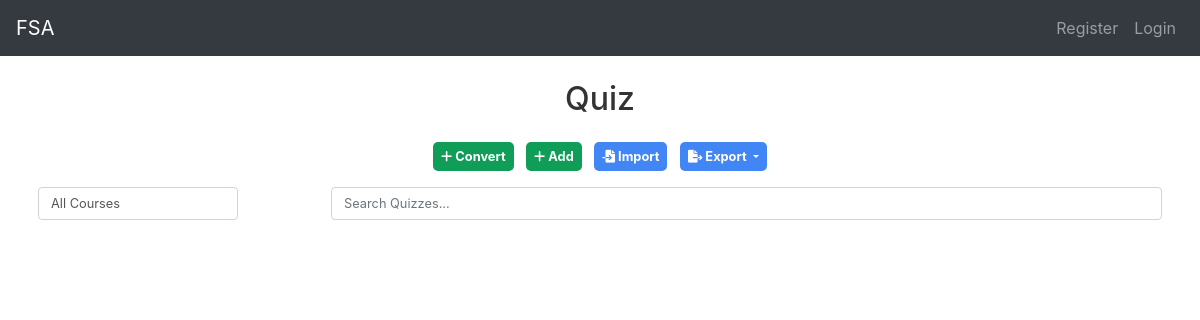
/quiz/, run on an earlier commit of the app's database.
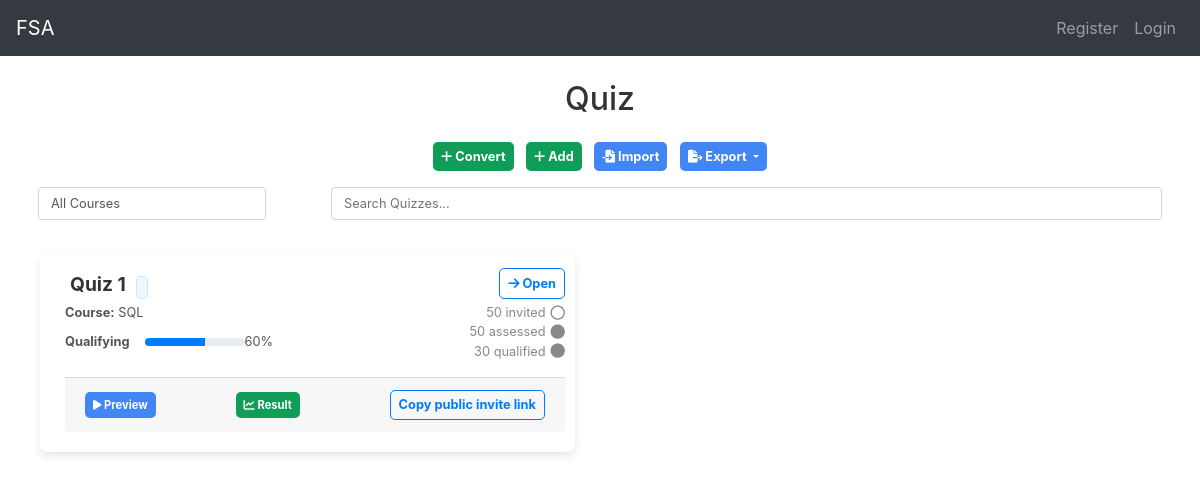
And on a later commit of the database.
### quiz/models.py (models this page shows, shortened)
class Quiz(models.Model):
    course = models.ForeignKey(Course, on_delete=models.CASCADE)
    quiz_title = models.CharField(max_length=255)
    quiz_description = models.TextField(blank=True, null=True)
    total_marks = models.IntegerField()
    time_limit = models.IntegerField(default=60, blank=True)
    created_by = models.ForeignKey(settings.AUTH_USER_MODEL, on_delete=models.SET_NULL, null=True)
    created_at = models.DateTimeField(auto_now_add=True)
    updated_at = models.DateTimeField(auto_now=True)
    start_datetime = models.DateTimeField(null=True, blank=True)
    end_datetime = models.DateTimeField(null=True, blank=True)
    attempts_allowed = models.PositiveIntegerField(default=1)

### course/models.py (models this page shows, shortened)
class Course(models.Model):
    course_name = models.CharField(max_length=255, unique=True)
    course_code = models.CharField(max_length=20, unique=True, blank=True, null=True)
    description = models.TextField(blank=True, null=True)
    creator = models.ForeignKey(settings.AUTH_USER_MODEL, on_delete=models.SET_NULL, null=True, blank=True, related_name='created_courses')
    instructor = models.ForeignKey(settings.AUTH_USER_MODEL, on_delete=models.SET_NULL, null=True, blank=True, related_name='taught_courses')
    published = models.BooleanField(default=True)
    prerequisites = models.ManyToManyField('self', symmetrical=False, blank=True, related_name='is_prerequisite_for')
    tags = models.ManyToManyField('Tag', blank=True, related_name='courses')
    image = models.ImageField(upload_to='course_images/', null=True, blank=True)
    def __str__(self):
        return self.course_name

### quiz/views.py (the view)
# urls.py: path('', views.quiz_list, name='quiz_list'),
def quiz_list(request):
    module_groups = ModuleGroup.objects.all()
    quizzes = Quiz.objects.select_related('course').annotate(question_count=Count('questions')).all().order_by('-created_at')
    courses = Course.objects.all()
    selected_course = request.GET.get('course', '')
    if selected_course:
        quizzes = quizzes.filter(course__id=selected_course)
    invited_count = 50
    assessed_count = 50
    qualified_count = 30  # Hoặc lấy từ cơ sở dữ liệu nếu cần
    qualifying_percentage = (qualified_count / invited_count) * 100 if invited_count > 0 else 0
    qualifying_percentage = f"{int(qualifying_percentage)}"
    context = {
        'module_groups': module_groups,
        'quizzes': quizzes,
        'courses': courses,
        'selected_course': selected_course,
        'invited_count': invited_count,
        'assessed_count': assessed_count,
        'qualified_count': qualified_count,
        'qualifying_percentage': qualifying_percentage,
    }
    return render(request, 'quiz_list.html', context)

### quiz/templates/quiz_list.html (shortened to what the changed rows need)
{% extends "base.html" %}
{% load static %}
{% block content %}
<head>
    <link rel="stylesheet" href="https://stackpath.bootstrapcdn.com/bootstrap/4.5.2/css/bootstrap.min.css">
    <link rel="stylesheet" type="text/css" href="{% static 'styles.css' %}">
</head>
<div class="container mt-4 ">
    <h1 class="mb-4">Quiz</h1>
    <div class="row" id="quizCards">
        {% for quiz in quizzes %}
        <div class="col-md-6">
            <div class="quiz-card">
                <div class="card">
                    <div class="card-body">
                        <div class="title-description d-flex justify-content-between align-items-center">
                            <div>
                                <h5 class="card-title">
                                    <span class="description">{{ quiz.quiz_title }}</span>
                                    <span class="small-description">{{ quiz.quiz_description }}</span>
                                </h5>
                            </div>
                            <a class="btn btn-outline-primary btn-sm" href="{% url 'quiz:quiz_detail' quiz.id %}">
                                <i class="fas fa-arrow-right"></i> Open
                            </a>
                        </div>
                        <div class="stats-container">
                            <div>
                                <p class="card-text"><strong>Course:</strong> {{ quiz.course }}</p>
                                <div class="qualifying">
                                    <small><strong>Qualifying</strong></small>
                                    <div class="progress">
                                        <div class="progress-bar" role="progressbar" style="width: {{ qualifying_percentage }}%;" aria-valuenow="{{ qualifying_percentage }}" aria-valuemin="0" aria-valuemax="100"></div>
                                    </div>
                                    <small class="qualifying-percentage">{{ qualifying_percentage }}%</small>
                                </div>
                            </div>
                            <div class="invited-assessed-qualified">
                                <p style="margin-bottom: 0;">{{ invited_count }} invited <i class="fa-regular fa-circle"></i></p>
                                <p style="margin-bottom: 0;">{{ assessed_count }} assessed <i class="fa-solid fa-circle"></i></p>
                                <p style="margin-bottom: 0;">{{ qualified_count }} qualified <i class="fa-solid fa-circle"></i></p>
                            </div>
                        </div>
                        <div class="card-footer footer-actions">
                            <a href="{% url 'quiz:take_quiz' quiz.id %}" class="btn btn-blue btn-sm small-text" title="Preview quiz">
                                <i class="fas fa-play"></i> Preview
                            </a>
                            {% if quiz.studentquizattempt_set.count > 0 %}
                                {% with last_attempt=quiz.studentquizattempt_set.last %}
                                    <a href="{% url 'quiz:quiz_result' quiz.id last_attempt.id %}" class="btn btn-blue-green btn-sm small-text">
                                        <i class="fas fa-chart-line"></i> Result
                                    </a>
                                {% endwith %}
                            {% else %}
                                <span class="text-muted" style="font-size: 0.7rem;">No Attempts</span>
                            {% endif %}
                            <div class="copy-preview-duplicate" style="display: inline-block; margin-left: 10px;">
                                <button class="btn btn-outline-primary btn-sm">Copy public invite link</button>
                            </div>
                        </div>
                    </div>
                </div>
            </div>
        </div>
        {% endfor %}
    </div>
</div>
{% endblock %}

What changed in the data, as far as the page shows it:
added Quiz: quiz_title "Quiz 1", course "SQL", time_limit "60", invited_count "50", assessed_count "50", qualified_count "30", shows "Result"
